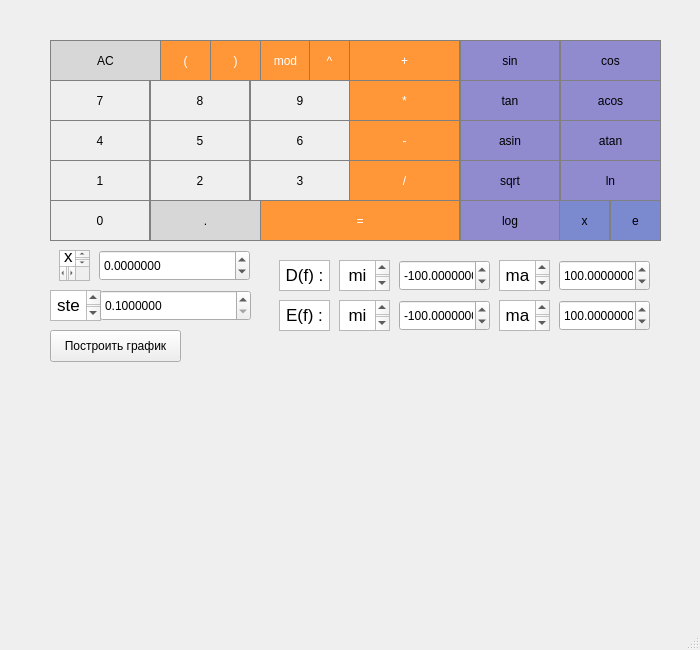
<?xml version="1.0" encoding="UTF-8"?>
<ui version="4.0">
 <class>View</class>
 <widget class="QMainWindow" name="View">
  <property name="geometry">
   <rect>
    <x>0</x>
    <y>0</y>
    <width>700</width>
    <height>650</height>
   </rect>
  </property>
  <property name="minimumSize">
   <size>
    <width>700</width>
    <height>650</height>
   </size>
  </property>
  <property name="maximumSize">
   <size>
    <width>700</width>
    <height>650</height>
   </size>
  </property>
  <property name="windowTitle">
   <string>View</string>
  </property>
  <widget class="QWidget" name="centralwidget">
   <widget class="QPushButton" name="pushButton_point">
    <property name="geometry">
     <rect>
      <x>150</x>
      <y>200</y>
      <width>111</width>
      <height>41</height>
     </rect>
    </property>
    <property name="styleSheet">
     <string notr="true">QPushButton {
  background-color: rgb(215, 215, 215);
  color: black;
  border: 1px solid gray;
}
QPushButton:pressed {
    background-color: qlineargradient(x1: 0, y1: 0, x2: 0, y2: 1,
                                      stop: 0 #BEBEBE, stop: 1 #D7D7D7);
}</string>
    </property>
    <property name="text">
     <string>.</string>
    </property>
   </widget>
   <widget class="QPushButton" name="pushButton_multiplication">
    <property name="geometry">
     <rect>
      <x>349</x>
      <y>80</y>
      <width>111</width>
      <height>41</height>
     </rect>
    </property>
    <property name="styleSheet">
     <string notr="true">QPushButton {
  background-color: rgb(255, 151, 57);
  color: white; 
  border: 1px solid gray;
}

QPushButton:pressed {
    background-color: qlineargradient(x1: 0, y1: 0, x2: 0, y2: 1,
                                      stop: 0 #FF7832, stop: 1 #FF9739);
}</string>
    </property>
    <property name="text">
     <string>*</string>
    </property>
   </widget>
   <widget class="QPushButton" name="pushButton_sin">
    <property name="geometry">
     <rect>
      <x>460</x>
      <y>40</y>
      <width>100</width>
      <height>41</height>
     </rect>
    </property>
    <property name="styleSheet">
     <string notr="true">QPushButton {
  background-color: rgb(144, 138, 207);
  color: black;
  border: 1px solid gray;
}
QPushButton:pressed {
    background-color: qlineargradient(x1: 0, y1: 0, x2: 0, y2: 1,
                                      stop: 0 #BEBEBE, stop: 1 #D7D7D7);
}</string>
    </property>
    <property name="text">
     <string>sin</string>
    </property>
   </widget>
   <widget class="QPushButton" name="pushButton_four">
    <property name="geometry">
     <rect>
      <x>50</x>
      <y>120</y>
      <width>100</width>
      <height>41</height>
     </rect>
    </property>
    <property name="styleSheet">
     <string notr="true">QPushButton {
   border: 1px solid gray;
}
QPushButton:pressed {
    background-color: qlineargradient(x1: 0, y1: 0, x2: 0, y2: 1,
                                      stop: 0 #dadbde, stop: 1 #f6f7fa);
}</string>
    </property>
    <property name="text">
     <string>4</string>
    </property>
   </widget>
   <widget class="QPushButton" name="pushButton_sqrt">
    <property name="geometry">
     <rect>
      <x>460</x>
      <y>160</y>
      <width>100</width>
      <height>41</height>
     </rect>
    </property>
    <property name="styleSheet">
     <string notr="true">QPushButton {
  background-color: rgb(144, 138, 207);
  color: black;
  border: 1px solid gray;
}
QPushButton:pressed {
    background-color: qlineargradient(x1: 0, y1: 0, x2: 0, y2: 1,
                                      stop: 0 #BEBEBE, stop: 1 #D7D7D7);
}</string>
    </property>
    <property name="text">
     <string>sqrt</string>
    </property>
   </widget>
   <widget class="QDoubleSpinBox" name="doubleSpinBox_max_Ef">
    <property name="geometry">
     <rect>
      <x>559</x>
      <y>300</y>
      <width>91</width>
      <height>31</height>
     </rect>
    </property>
    <property name="decimals">
     <number>7</number>
    </property>
    <property name="minimum">
     <double>-1000000.000000000000000</double>
    </property>
    <property name="maximum">
     <double>1000000.000000000000000</double>
    </property>
    <property name="value">
     <double>100.000000000000000</double>
    </property>
   </widget>
   <widget class="QDoubleSpinBox" name="doubleSpinBox_min_Ef">
    <property name="geometry">
     <rect>
      <x>399</x>
      <y>300</y>
      <width>91</width>
      <height>31</height>
     </rect>
    </property>
    <property name="decimals">
     <number>7</number>
    </property>
    <property name="minimum">
     <double>-1000000.000000000000000</double>
    </property>
    <property name="maximum">
     <double>1000000.000000000000000</double>
    </property>
    <property name="value">
     <double>-100.000000000000000</double>
    </property>
   </widget>
   <widget class="QTextBrowser" name="textBrowser_5">
    <property name="geometry">
     <rect>
      <x>339</x>
      <y>300</y>
      <width>51</width>
      <height>31</height>
     </rect>
    </property>
    <property name="html">
     <string>&lt;!DOCTYPE HTML PUBLIC &quot;-//W3C//DTD HTML 4.0//EN&quot; &quot;http://www.w3.org/TR/REC-html40/strict.dtd&quot;&gt;
&lt;html&gt;&lt;head&gt;&lt;meta name=&quot;qrichtext&quot; content=&quot;1&quot; /&gt;&lt;meta charset=&quot;utf-8&quot; /&gt;&lt;style type=&quot;text/css&quot;&gt;
p, li { white-space: pre-wrap; }
&lt;/style&gt;&lt;/head&gt;&lt;body style=&quot; font-family:'.AppleSystemUIFont'; font-size:13pt; font-weight:400; font-style:normal;&quot;&gt;
&lt;p align=&quot;center&quot; style=&quot; margin-top:0px; margin-bottom:0px; margin-left:0px; margin-right:0px; -qt-block-indent:0; text-indent:0px;&quot;&gt;min =&lt;/p&gt;&lt;/body&gt;&lt;/html&gt;</string>
    </property>
   </widget>
   <widget class="QTextBrowser" name="textBrowser_4">
    <property name="geometry">
     <rect>
      <x>499</x>
      <y>260</y>
      <width>51</width>
      <height>31</height>
     </rect>
    </property>
    <property name="html">
     <string>&lt;!DOCTYPE HTML PUBLIC &quot;-//W3C//DTD HTML 4.0//EN&quot; &quot;http://www.w3.org/TR/REC-html40/strict.dtd&quot;&gt;
&lt;html&gt;&lt;head&gt;&lt;meta name=&quot;qrichtext&quot; content=&quot;1&quot; /&gt;&lt;meta charset=&quot;utf-8&quot; /&gt;&lt;style type=&quot;text/css&quot;&gt;
p, li { white-space: pre-wrap; }
&lt;/style&gt;&lt;/head&gt;&lt;body style=&quot; font-family:'.AppleSystemUIFont'; font-size:13pt; font-weight:400; font-style:normal;&quot;&gt;
&lt;p align=&quot;center&quot; style=&quot; margin-top:0px; margin-bottom:0px; margin-left:0px; margin-right:0px; -qt-block-indent:0; text-indent:0px;&quot;&gt;max = &lt;/p&gt;&lt;/body&gt;&lt;/html&gt;</string>
    </property>
   </widget>
   <widget class="QPushButton" name="pushButton_division">
    <property name="geometry">
     <rect>
      <x>349</x>
      <y>160</y>
      <width>111</width>
      <height>41</height>
     </rect>
    </property>
    <property name="styleSheet">
     <string notr="true">QPushButton {
  background-color: rgb(255, 151, 57);
  color: white; 
  border: 1px solid gray;
}

QPushButton:pressed {
    background-color: qlineargradient(x1: 0, y1: 0, x2: 0, y2: 1,
                                      stop: 0 #FF7832, stop: 1 #FF9739);
}</string>
    </property>
    <property name="text">
     <string>/</string>
    </property>
   </widget>
   <widget class="QPushButton" name="pushButton_one">
    <property name="geometry">
     <rect>
      <x>50</x>
      <y>160</y>
      <width>100</width>
      <height>41</height>
     </rect>
    </property>
    <property name="styleSheet">
     <string notr="true">QPushButton {
   border: 1px solid gray;
}
QPushButton:pressed {
    background-color: qlineargradient(x1: 0, y1: 0, x2: 0, y2: 1,
                                      stop: 0 #dadbde, stop: 1 #f6f7fa);
}</string>
    </property>
    <property name="text">
     <string>1</string>
    </property>
   </widget>
   <widget class="QPushButton" name="pushButton_AC">
    <property name="geometry">
     <rect>
      <x>50</x>
      <y>40</y>
      <width>111</width>
      <height>41</height>
     </rect>
    </property>
    <property name="styleSheet">
     <string notr="true">QPushButton {
  background-color: rgb(215, 215, 215);
  color: black;
  border: 1px solid gray;
}
QPushButton:pressed {
    background-color: qlineargradient(x1: 0, y1: 0, x2: 0, y2: 1,
                                      stop: 0 #BEBEBE, stop: 1 #D7D7D7);
}</string>
    </property>
    <property name="text">
     <string>AC</string>
    </property>
   </widget>
   <widget class="QPushButton" name="pushButton_atan">
    <property name="geometry">
     <rect>
      <x>560</x>
      <y>120</y>
      <width>101</width>
      <height>41</height>
     </rect>
    </property>
    <property name="styleSheet">
     <string notr="true">QPushButton {
  background-color: rgb(144, 138, 207);
  color: black;
  border: 1px solid gray;
}
QPushButton:pressed {
    background-color: qlineargradient(x1: 0, y1: 0, x2: 0, y2: 1,
                                      stop: 0 #BEBEBE, stop: 1 #D7D7D7);
}</string>
    </property>
    <property name="text">
     <string>atan</string>
    </property>
   </widget>
   <widget class="QPushButton" name="pushButton_asin">
    <property name="geometry">
     <rect>
      <x>460</x>
      <y>120</y>
      <width>100</width>
      <height>41</height>
     </rect>
    </property>
    <property name="styleSheet">
     <string notr="true">QPushButton {
  background-color: rgb(144, 138, 207);
  color: black;
  border: 1px solid gray;
}
QPushButton:pressed {
    background-color: qlineargradient(x1: 0, y1: 0, x2: 0, y2: 1,
                                      stop: 0 #BEBEBE, stop: 1 #D7D7D7);
}</string>
    </property>
    <property name="text">
     <string>asin</string>
    </property>
   </widget>
   <widget class="QTextBrowser" name="textBrowser_2">
    <property name="geometry">
     <rect>
      <x>279</x>
      <y>260</y>
      <width>51</width>
      <height>31</height>
     </rect>
    </property>
    <property name="html">
     <string>&lt;!DOCTYPE HTML PUBLIC &quot;-//W3C//DTD HTML 4.0//EN&quot; &quot;http://www.w3.org/TR/REC-html40/strict.dtd&quot;&gt;
&lt;html&gt;&lt;head&gt;&lt;meta name=&quot;qrichtext&quot; content=&quot;1&quot; /&gt;&lt;meta charset=&quot;utf-8&quot; /&gt;&lt;style type=&quot;text/css&quot;&gt;
p, li { white-space: pre-wrap; }
&lt;/style&gt;&lt;/head&gt;&lt;body style=&quot; font-family:'.AppleSystemUIFont'; font-size:13pt; font-weight:400; font-style:normal;&quot;&gt;
&lt;p align=&quot;center&quot; style=&quot; margin-top:0px; margin-bottom:0px; margin-left:0px; margin-right:0px; -qt-block-indent:0; text-indent:0px;&quot;&gt;D(f) :&lt;/p&gt;&lt;/body&gt;&lt;/html&gt;</string>
    </property>
   </widget>
   <widget class="QPushButton" name="PushButtonBuildGraph">
    <property name="geometry">
     <rect>
      <x>50</x>
      <y>330</y>
      <width>131</width>
      <height>32</height>
     </rect>
    </property>
    <property name="text">
     <string>Построить график</string>
    </property>
   </widget>
   <widget class="QPushButton" name="pushButton_acos">
    <property name="geometry">
     <rect>
      <x>560</x>
      <y>80</y>
      <width>101</width>
      <height>41</height>
     </rect>
    </property>
    <property name="styleSheet">
     <string notr="true">QPushButton {
  background-color: rgb(144, 138, 207);
  color: black;
  border: 1px solid gray;
}
QPushButton:pressed {
    background-color: qlineargradient(x1: 0, y1: 0, x2: 0, y2: 1,
                                      stop: 0 #BEBEBE, stop: 1 #D7D7D7);
}</string>
    </property>
    <property name="text">
     <string>acos</string>
    </property>
   </widget>
   <widget class="QDoubleSpinBox" name="doubleSpinBox_min_Df">
    <property name="geometry">
     <rect>
      <x>399</x>
      <y>260</y>
      <width>91</width>
      <height>31</height>
     </rect>
    </property>
    <property name="decimals">
     <number>7</number>
    </property>
    <property name="minimum">
     <double>-1000000.000000000000000</double>
    </property>
    <property name="maximum">
     <double>1000000.000000000000000</double>
    </property>
    <property name="value">
     <double>-100.000000000000000</double>
    </property>
   </widget>
   <widget class="QPushButton" name="pushButton_x">
    <property name="geometry">
     <rect>
      <x>559</x>
      <y>200</y>
      <width>51</width>
      <height>41</height>
     </rect>
    </property>
    <property name="styleSheet">
     <string notr="true">QPushButton {
  background-color: rgb(123, 138, 207);
  color: black;
  border: 1px solid gray;
}
QPushButton:pressed {
    background-color: qlineargradient(x1: 0, y1: 0, x2: 0, y2: 1,
                                      stop: 0 #BEBEBE, stop: 1 #D7D7D7);
}</string>
    </property>
    <property name="text">
     <string>x</string>
    </property>
   </widget>
   <widget class="QPushButton" name="pushButton_two">
    <property name="geometry">
     <rect>
      <x>150</x>
      <y>160</y>
      <width>100</width>
      <height>41</height>
     </rect>
    </property>
    <property name="styleSheet">
     <string notr="true">QPushButton {
   border: 1px solid gray;
}
QPushButton:pressed {
    background-color: qlineargradient(x1: 0, y1: 0, x2: 0, y2: 1,
                                      stop: 0 #dadbde, stop: 1 #f6f7fa);
}</string>
    </property>
    <property name="text">
     <string>2</string>
    </property>
   </widget>
   <widget class="QTextBrowser" name="textBrowser_6">
    <property name="geometry">
     <rect>
      <x>499</x>
      <y>300</y>
      <width>51</width>
      <height>31</height>
     </rect>
    </property>
    <property name="html">
     <string>&lt;!DOCTYPE HTML PUBLIC &quot;-//W3C//DTD HTML 4.0//EN&quot; &quot;http://www.w3.org/TR/REC-html40/strict.dtd&quot;&gt;
&lt;html&gt;&lt;head&gt;&lt;meta name=&quot;qrichtext&quot; content=&quot;1&quot; /&gt;&lt;meta charset=&quot;utf-8&quot; /&gt;&lt;style type=&quot;text/css&quot;&gt;
p, li { white-space: pre-wrap; }
&lt;/style&gt;&lt;/head&gt;&lt;body style=&quot; font-family:'.AppleSystemUIFont'; font-size:13pt; font-weight:400; font-style:normal;&quot;&gt;
&lt;p align=&quot;center&quot; style=&quot; margin-top:0px; margin-bottom:0px; margin-left:0px; margin-right:0px; -qt-block-indent:0; text-indent:0px;&quot;&gt;max = &lt;/p&gt;&lt;/body&gt;&lt;/html&gt;</string>
    </property>
   </widget>
   <widget class="QDoubleSpinBox" name="doubleSpinBox_max_Df">
    <property name="geometry">
     <rect>
      <x>559</x>
      <y>260</y>
      <width>91</width>
      <height>31</height>
     </rect>
    </property>
    <property name="decimals">
     <number>7</number>
    </property>
    <property name="minimum">
     <double>-1000000.000000000000000</double>
    </property>
    <property name="maximum">
     <double>1000000.000000000000000</double>
    </property>
    <property name="value">
     <double>100.000000000000000</double>
    </property>
   </widget>
   <widget class="QPushButton" name="pushButton_cos">
    <property name="geometry">
     <rect>
      <x>560</x>
      <y>40</y>
      <width>101</width>
      <height>41</height>
     </rect>
    </property>
    <property name="styleSheet">
     <string notr="true">QPushButton {
  background-color: rgb(144, 138, 207);
  color: black;
  border: 1px solid gray;
}
QPushButton:pressed {
    background-color: qlineargradient(x1: 0, y1: 0, x2: 0, y2: 1,
                                      stop: 0 #BEBEBE, stop: 1 #D7D7D7);
}</string>
    </property>
    <property name="text">
     <string>cos</string>
    </property>
   </widget>
   <widget class="QPushButton" name="pushButton_eight">
    <property name="geometry">
     <rect>
      <x>150</x>
      <y>80</y>
      <width>100</width>
      <height>41</height>
     </rect>
    </property>
    <property name="styleSheet">
     <string notr="true">QPushButton {
   border: 1px solid gray;
}
QPushButton:pressed {
    background-color: qlineargradient(x1: 0, y1: 0, x2: 0, y2: 1,
                                      stop: 0 #dadbde, stop: 1 #f6f7fa);
}</string>
    </property>
    <property name="text">
     <string>8</string>
    </property>
   </widget>
   <widget class="QPushButton" name="pushButton_mod">
    <property name="geometry">
     <rect>
      <x>260</x>
      <y>40</y>
      <width>51</width>
      <height>41</height>
     </rect>
    </property>
    <property name="styleSheet">
     <string notr="true">QPushButton {
  background-color: rgb(255, 151, 57);
  color: white; 
  border: 1px solid gray;
}

QPushButton:pressed {
    background-color: qlineargradient(x1: 0, y1: 0, x2: 0, y2: 1,
                                      stop: 0 #FF7832, stop: 1 #FF9739);
}</string>
    </property>
    <property name="text">
     <string>mod</string>
    </property>
   </widget>
   <widget class="QPushButton" name="pushButton_0">
    <property name="geometry">
     <rect>
      <x>50</x>
      <y>200</y>
      <width>100</width>
      <height>41</height>
     </rect>
    </property>
    <property name="styleSheet">
     <string notr="true">QPushButton {
   border: 1px solid gray;
}
QPushButton:pressed {
    background-color: qlineargradient(x1: 0, y1: 0, x2: 0, y2: 1,
                                      stop: 0 #dadbde, stop: 1 #f6f7fa);
}</string>
    </property>
    <property name="text">
     <string>0</string>
    </property>
   </widget>
   <widget class="QPushButton" name="pushButton_five">
    <property name="geometry">
     <rect>
      <x>150</x>
      <y>120</y>
      <width>100</width>
      <height>41</height>
     </rect>
    </property>
    <property name="styleSheet">
     <string notr="true">QPushButton {
   border: 1px solid gray;
}
QPushButton:pressed {
    background-color: qlineargradient(x1: 0, y1: 0, x2: 0, y2: 1,
                                      stop: 0 #dadbde, stop: 1 #f6f7fa);
}</string>
    </property>
    <property name="text">
     <string>5</string>
    </property>
   </widget>
   <widget class="QPushButton" name="pushButton_tan">
    <property name="geometry">
     <rect>
      <x>460</x>
      <y>80</y>
      <width>100</width>
      <height>41</height>
     </rect>
    </property>
    <property name="styleSheet">
     <string notr="true">QPushButton {
  background-color: rgb(144, 138, 207);
  color: black;
  border: 1px solid gray;
}
QPushButton:pressed {
    background-color: qlineargradient(x1: 0, y1: 0, x2: 0, y2: 1,
                                      stop: 0 #BEBEBE, stop: 1 #D7D7D7);
}</string>
    </property>
    <property name="text">
     <string>tan</string>
    </property>
   </widget>
   <widget class="QPushButton" name="pushButton_three">
    <property name="geometry">
     <rect>
      <x>250</x>
      <y>160</y>
      <width>100</width>
      <height>41</height>
     </rect>
    </property>
    <property name="styleSheet">
     <string notr="true">QPushButton {
   border: 1px solid gray;
}
QPushButton:pressed {
    background-color: qlineargradient(x1: 0, y1: 0, x2: 0, y2: 1,
                                      stop: 0 #dadbde, stop: 1 #f6f7fa);
}</string>
    </property>
    <property name="text">
     <string>3</string>
    </property>
   </widget>
   <widget class="QPushButton" name="PushButtonEquals">
    <property name="geometry">
     <rect>
      <x>260</x>
      <y>200</y>
      <width>200</width>
      <height>41</height>
     </rect>
    </property>
    <property name="styleSheet">
     <string notr="true">QPushButton {
  background-color: rgb(255, 151, 57);
  color: white; 
  border: 1px solid gray;
}

QPushButton:pressed {
    background-color: qlineargradient(x1: 0, y1: 0, x2: 0, y2: 1,
                                      stop: 0 #FF7832, stop: 1 #FF9739);
}</string>
    </property>
    <property name="text">
     <string>=</string>
    </property>
   </widget>
   <widget class="QPushButton" name="pushButton_plus">
    <property name="geometry">
     <rect>
      <x>349</x>
      <y>40</y>
      <width>111</width>
      <height>41</height>
     </rect>
    </property>
    <property name="styleSheet">
     <string notr="true">QPushButton {
  background-color: rgb(255, 151, 57);
  color: white; 
  border: 1px solid gray;
}

QPushButton:pressed {
    background-color: qlineargradient(x1: 0, y1: 0, x2: 0, y2: 1,
                                      stop: 0 #FF7832, stop: 1 #FF9739);
}</string>
    </property>
    <property name="text">
     <string>+</string>
    </property>
   </widget>
   <widget class="QTextBrowser" name="textBrowser_3">
    <property name="geometry">
     <rect>
      <x>339</x>
      <y>260</y>
      <width>51</width>
      <height>31</height>
     </rect>
    </property>
    <property name="html">
     <string>&lt;!DOCTYPE HTML PUBLIC &quot;-//W3C//DTD HTML 4.0//EN&quot; &quot;http://www.w3.org/TR/REC-html40/strict.dtd&quot;&gt;
&lt;html&gt;&lt;head&gt;&lt;meta name=&quot;qrichtext&quot; content=&quot;1&quot; /&gt;&lt;meta charset=&quot;utf-8&quot; /&gt;&lt;style type=&quot;text/css&quot;&gt;
p, li { white-space: pre-wrap; }
&lt;/style&gt;&lt;/head&gt;&lt;body style=&quot; font-family:'.AppleSystemUIFont'; font-size:13pt; font-weight:400; font-style:normal;&quot;&gt;
&lt;p align=&quot;center&quot; style=&quot; margin-top:0px; margin-bottom:0px; margin-left:0px; margin-right:0px; -qt-block-indent:0; text-indent:0px;&quot;&gt;min =&lt;/p&gt;&lt;/body&gt;&lt;/html&gt;</string>
    </property>
   </widget>
   <widget class="QPushButton" name="pushButton_ln">
    <property name="geometry">
     <rect>
      <x>560</x>
      <y>160</y>
      <width>101</width>
      <height>41</height>
     </rect>
    </property>
    <property name="styleSheet">
     <string notr="true">QPushButton {
  background-color: rgb(144, 138, 207);
  color: black;
  border: 1px solid gray;
}
QPushButton:pressed {
    background-color: qlineargradient(x1: 0, y1: 0, x2: 0, y2: 1,
                                      stop: 0 #BEBEBE, stop: 1 #D7D7D7);
}</string>
    </property>
    <property name="text">
     <string>ln</string>
    </property>
   </widget>
   <widget class="QPushButton" name="pushButton_minus">
    <property name="geometry">
     <rect>
      <x>349</x>
      <y>120</y>
      <width>111</width>
      <height>41</height>
     </rect>
    </property>
    <property name="styleSheet">
     <string notr="true">QPushButton {
  background-color: rgb(255, 151, 57);
  color: white; 
  border: 1px solid gray;
}

QPushButton:pressed {
    background-color: qlineargradient(x1: 0, y1: 0, x2: 0, y2: 1,
                                      stop: 0 #FF7832, stop: 1 #FF9739);
}</string>
    </property>
    <property name="text">
     <string>-</string>
    </property>
   </widget>
   <widget class="QPushButton" name="pushButton_six">
    <property name="geometry">
     <rect>
      <x>250</x>
      <y>120</y>
      <width>100</width>
      <height>41</height>
     </rect>
    </property>
    <property name="styleSheet">
     <string notr="true">QPushButton {
   border: 1px solid gray;
}
QPushButton:pressed {
    background-color: qlineargradient(x1: 0, y1: 0, x2: 0, y2: 1,
                                      stop: 0 #dadbde, stop: 1 #f6f7fa);
}</string>
    </property>
    <property name="text">
     <string>6</string>
    </property>
   </widget>
   <widget class="QLabel" name="label">
    <property name="geometry">
     <rect>
      <x>50</x>
      <y>9</y>
      <width>611</width>
      <height>31</height>
     </rect>
    </property>
    <property name="styleSheet">
     <string notr="true">QLabel {
  qproperty-alignment: 'AlignVCenter | AlignRight';
  border: 1px solid gray;
}

background-color : white;
</string>
    </property>
    <property name="text">
     <string/>
    </property>
   </widget>
   <widget class="QTextBrowser" name="textBrowser_7">
    <property name="geometry">
     <rect>
      <x>279</x>
      <y>300</y>
      <width>51</width>
      <height>31</height>
     </rect>
    </property>
    <property name="html">
     <string>&lt;!DOCTYPE HTML PUBLIC &quot;-//W3C//DTD HTML 4.0//EN&quot; &quot;http://www.w3.org/TR/REC-html40/strict.dtd&quot;&gt;
&lt;html&gt;&lt;head&gt;&lt;meta name=&quot;qrichtext&quot; content=&quot;1&quot; /&gt;&lt;meta charset=&quot;utf-8&quot; /&gt;&lt;style type=&quot;text/css&quot;&gt;
p, li { white-space: pre-wrap; }
&lt;/style&gt;&lt;/head&gt;&lt;body style=&quot; font-family:'.AppleSystemUIFont'; font-size:13pt; font-weight:400; font-style:normal;&quot;&gt;
&lt;p align=&quot;center&quot; style=&quot; margin-top:0px; margin-bottom:0px; margin-left:0px; margin-right:0px; -qt-block-indent:0; text-indent:0px;&quot;&gt;E(f) :&lt;/p&gt;&lt;/body&gt;&lt;/html&gt;</string>
    </property>
   </widget>
   <widget class="QPushButton" name="pushButton_log">
    <property name="geometry">
     <rect>
      <x>460</x>
      <y>200</y>
      <width>100</width>
      <height>41</height>
     </rect>
    </property>
    <property name="styleSheet">
     <string notr="true">QPushButton {
  background-color: rgb(144, 138, 207);
  color: black;
  border: 1px solid gray;
}
QPushButton:pressed {
    background-color: qlineargradient(x1: 0, y1: 0, x2: 0, y2: 1,
                                      stop: 0 #BEBEBE, stop: 1 #D7D7D7);
}</string>
    </property>
    <property name="text">
     <string>log</string>
    </property>
   </widget>
   <widget class="QPushButton" name="pushButton_seven">
    <property name="geometry">
     <rect>
      <x>50</x>
      <y>80</y>
      <width>100</width>
      <height>41</height>
     </rect>
    </property>
    <property name="styleSheet">
     <string notr="true">QPushButton {
   border: 1px solid gray;
}
QPushButton:pressed {
    background-color: qlineargradient(x1: 0, y1: 0, x2: 0, y2: 1,
                                      stop: 0 #dadbde, stop: 1 #f6f7fa);
}</string>
    </property>
    <property name="text">
     <string>7</string>
    </property>
   </widget>
   <widget class="QPushButton" name="pushButton_right_s">
    <property name="geometry">
     <rect>
      <x>210</x>
      <y>40</y>
      <width>51</width>
      <height>41</height>
     </rect>
    </property>
    <property name="styleSheet">
     <string notr="true">QPushButton {
  background-color: rgb(255, 151, 57);
  color: white; 
  border: 1px solid gray;
}

QPushButton:pressed {
    background-color: qlineargradient(x1: 0, y1: 0, x2: 0, y2: 1,
                                      stop: 0 #FF7832, stop: 1 #FF9739);
}</string>
    </property>
    <property name="text">
     <string>)</string>
    </property>
   </widget>
   <widget class="QPushButton" name="pushButton_degree">
    <property name="geometry">
     <rect>
      <x>309</x>
      <y>40</y>
      <width>41</width>
      <height>41</height>
     </rect>
    </property>
    <property name="styleSheet">
     <string notr="true">QPushButton {
  background-color: rgb(255, 151, 57);
  color: white; 
  border: 1px solid gray;
}

QPushButton:pressed {
    background-color: qlineargradient(x1: 0, y1: 0, x2: 0, y2: 1,
                                      stop: 0 #FF7832, stop: 1 #FF9739);
}</string>
    </property>
    <property name="text">
     <string>^</string>
    </property>
   </widget>
   <widget class="QTextBrowser" name="textBrowser">
    <property name="geometry">
     <rect>
      <x>59</x>
      <y>250</y>
      <width>31</width>
      <height>31</height>
     </rect>
    </property>
    <property name="html">
     <string>&lt;!DOCTYPE HTML PUBLIC &quot;-//W3C//DTD HTML 4.0//EN&quot; &quot;http://www.w3.org/TR/REC-html40/strict.dtd&quot;&gt;
&lt;html&gt;&lt;head&gt;&lt;meta name=&quot;qrichtext&quot; content=&quot;1&quot; /&gt;&lt;meta charset=&quot;utf-8&quot; /&gt;&lt;style type=&quot;text/css&quot;&gt;
p, li { white-space: pre-wrap; }
&lt;/style&gt;&lt;/head&gt;&lt;body style=&quot; font-family:'.AppleSystemUIFont'; font-size:13pt; font-weight:400; font-style:normal;&quot;&gt;
&lt;p align=&quot;center&quot; style=&quot; margin-top:0px; margin-bottom:0px; margin-left:0px; margin-right:0px; -qt-block-indent:0; text-indent:0px;&quot;&gt;x =&lt;/p&gt;&lt;/body&gt;&lt;/html&gt;</string>
    </property>
   </widget>
   <widget class="QDoubleSpinBox" name="doubleSpinBox">
    <property name="geometry">
     <rect>
      <x>99</x>
      <y>250</y>
      <width>151</width>
      <height>31</height>
     </rect>
    </property>
    <property name="decimals">
     <number>7</number>
    </property>
    <property name="minimum">
     <double>-1000000.000000000000000</double>
    </property>
    <property name="maximum">
     <double>1000000.000000000000000</double>
    </property>
   </widget>
   <widget class="QPushButton" name="pushButton_left_s">
    <property name="geometry">
     <rect>
      <x>160</x>
      <y>40</y>
      <width>51</width>
      <height>41</height>
     </rect>
    </property>
    <property name="styleSheet">
     <string notr="true">QPushButton {
  background-color: rgb(255, 151, 57);
  color: white; 
  border: 1px solid gray;
}

QPushButton:pressed {
    background-color: qlineargradient(x1: 0, y1: 0, x2: 0, y2: 1,
                                      stop: 0 #FF7832, stop: 1 #FF9739);
}</string>
    </property>
    <property name="text">
     <string>(</string>
    </property>
   </widget>
   <widget class="QPushButton" name="pushButton_nine">
    <property name="geometry">
     <rect>
      <x>250</x>
      <y>80</y>
      <width>100</width>
      <height>41</height>
     </rect>
    </property>
    <property name="styleSheet">
     <string notr="true">QPushButton {
   border: 1px solid gray;
}
QPushButton:pressed {
    background-color: qlineargradient(x1: 0, y1: 0, x2: 0, y2: 1,
                                      stop: 0 #dadbde, stop: 1 #f6f7fa);
}</string>
    </property>
    <property name="text">
     <string>9</string>
    </property>
   </widget>
   <widget class="QCustomPlot" name="widget" native="true">
    <property name="geometry">
     <rect>
      <x>50</x>
      <y>390</y>
      <width>601</width>
      <height>171</height>
     </rect>
    </property>
   </widget>
   <widget class="QTextBrowser" name="textBrowser_8">
    <property name="geometry">
     <rect>
      <x>50</x>
      <y>290</y>
      <width>51</width>
      <height>31</height>
     </rect>
    </property>
    <property name="html">
     <string>&lt;!DOCTYPE HTML PUBLIC &quot;-//W3C//DTD HTML 4.0//EN&quot; &quot;http://www.w3.org/TR/REC-html40/strict.dtd&quot;&gt;
&lt;html&gt;&lt;head&gt;&lt;meta name=&quot;qrichtext&quot; content=&quot;1&quot; /&gt;&lt;meta charset=&quot;utf-8&quot; /&gt;&lt;style type=&quot;text/css&quot;&gt;
p, li { white-space: pre-wrap; }
&lt;/style&gt;&lt;/head&gt;&lt;body style=&quot; font-family:'.AppleSystemUIFont'; font-size:13pt; font-weight:400; font-style:normal;&quot;&gt;
&lt;p align=&quot;center&quot; style=&quot; margin-top:0px; margin-bottom:0px; margin-left:0px; margin-right:0px; -qt-block-indent:0; text-indent:0px;&quot;&gt;step =&lt;/p&gt;&lt;/body&gt;&lt;/html&gt;</string>
    </property>
   </widget>
   <widget class="QDoubleSpinBox" name="doubleSpinBox_step">
    <property name="geometry">
     <rect>
      <x>100</x>
      <y>290</y>
      <width>151</width>
      <height>31</height>
     </rect>
    </property>
    <property name="decimals">
     <number>7</number>
    </property>
    <property name="minimum">
     <double>0.100000000000000</double>
    </property>
    <property name="maximum">
     <double>1000000.000000000000000</double>
    </property>
    <property name="value">
     <double>0.100000000000000</double>
    </property>
   </widget>
   <widget class="QPushButton" name="pushButton_e">
    <property name="geometry">
     <rect>
      <x>610</x>
      <y>200</y>
      <width>51</width>
      <height>41</height>
     </rect>
    </property>
    <property name="styleSheet">
     <string notr="true">QPushButton {
  background-color: rgb(123, 138, 207);
  color: black;
  border: 1px solid gray;
}
QPushButton:pressed {
    background-color: qlineargradient(x1: 0, y1: 0, x2: 0, y2: 1,
                                      stop: 0 #BEBEBE, stop: 1 #D7D7D7);
}</string>
    </property>
    <property name="text">
     <string>e</string>
    </property>
   </widget>
  </widget>
  <widget class="QMenuBar" name="menubar">
   <property name="geometry">
    <rect>
     <x>0</x>
     <y>0</y>
     <width>700</width>
     <height>24</height>
    </rect>
   </property>
  </widget>
  <widget class="QStatusBar" name="statusbar"/>
 </widget>
 <customwidgets>
  <customwidget>
   <class>QCustomPlot</class>
   <extends>QWidget</extends>
   <header>qcustomplot.h</header>
   <container>1</container>
  </customwidget>
 </customwidgets>
 <resources/>
 <connections/>
</ui>
